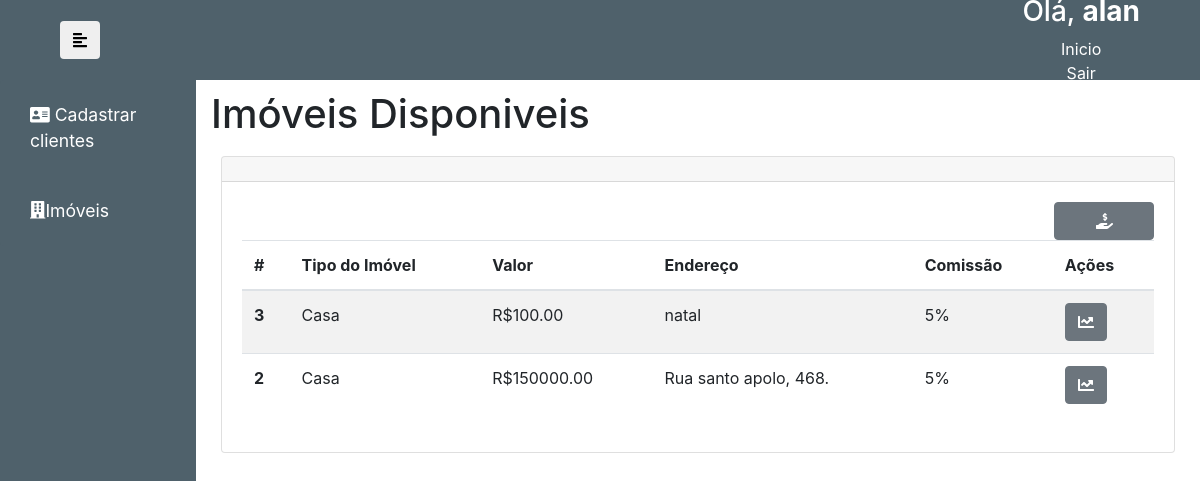
Screenshot of /listagem-unidades/ (signed in) with the database file from the repository.
### autenticacao/models.py (models this page shows)
class Imovel(models.Model):
    ativo = models.BooleanField(default=True)
    disponivel = models.BooleanField(default=True)
    tipo = models.CharField(max_length=50, null=True)
    valor = models.DecimalField(max_digits=50, decimal_places=2)
    localizacao = models.CharField(max_length=50, null=True)
    def __str__(self):
        return self.localizacao

### autenticacao/views.py (the view)
# urls.py: path('listagem-unidades/', ListaUnidadesView.as_view(), name='listagem-unidades'),
class ListaUnidadesView(ListView):
    model = Imovel
    template_name = "listagem_unidades.html"
    def get(self, request):
        ctx = {}
        venda_form = SimulacaoForm()
        imovel = Imovel.objects.filter(ativo=True).order_by('valor')
        ctx['imoveis'] = imovel
        ctx['venda'] = venda_form
        return render(self.request, self.template_name, ctx)

### autenticacao/models.py (called while the page is built)
    def __str__(self):
        return self.nome

### autenticacao/templates/listagem_unidades.html (shortened to what this page needs)
{% extends 'base.html' %}
{%block content%}
<h1 style="margin-top:10px">
    Imóveis Disponiveis
</h1>
<div class="row">
    <div class="col-md-12">
        <div class="card">
            <div class="card-header">
            </div>
            <div class="card-body">
                <a href="" class="btn btn-secondary" title="Simulação de compra" data-toggle="modal" data-target="#exampleModal" style="float:right; width:100px;">
                    <i class="fas fa-hand-holding-usd"></i>
                </a>
                <table class="table table-striped">
                    <thead>
                      <tr>
                        <th scope="col">#</th>
                        <th scope="col">Tipo do Imóvel</th>
                        <th scope="col">Valor</th>
                        <th scope="col">Endereço</th>
                        <th scope="col">Comissão</th>
                        <th scope="col">Ações</th>
                      </tr>
                    </thead>
                    <tbody>
                    {%for imovel in imoveis%}
                      <tr>
                        <th scope="row">{{imovel.id}}</th>
                        <td>{{imovel.tipo}}</td>
                        <td>R${{imovel.valor}}</td>
                        <td>{{imovel.localizacao}}</td>
                        <td>5%</td>
                        <td>
                            <a href="{% url 'recibo' imovel.id %}" class="btn btn-secondary" title="Resumo da Venda"  id="">
                                    <i class="fas fa-chart-line"></i>
                            </a>
                        </td>
                      </tr>
                    {%endfor%}
                    </tbody>
                  </table>
            </div>
          </div>
    </div>
</div>
{%endblock%}

### autenticacao/static/css/base.css (style rules this page uses)
a, a:hover { color: inherit; text-decoration: none; transition: all 0.3s; }
.row { padding: 10px; }

### rows the page displays
Imovel: id "3", tipo "Casa", valor "100.00", localizacao "natal"
Imovel: id "2", tipo "Casa", valor "150000.00", localizacao "Rua santo apolo, 468."
